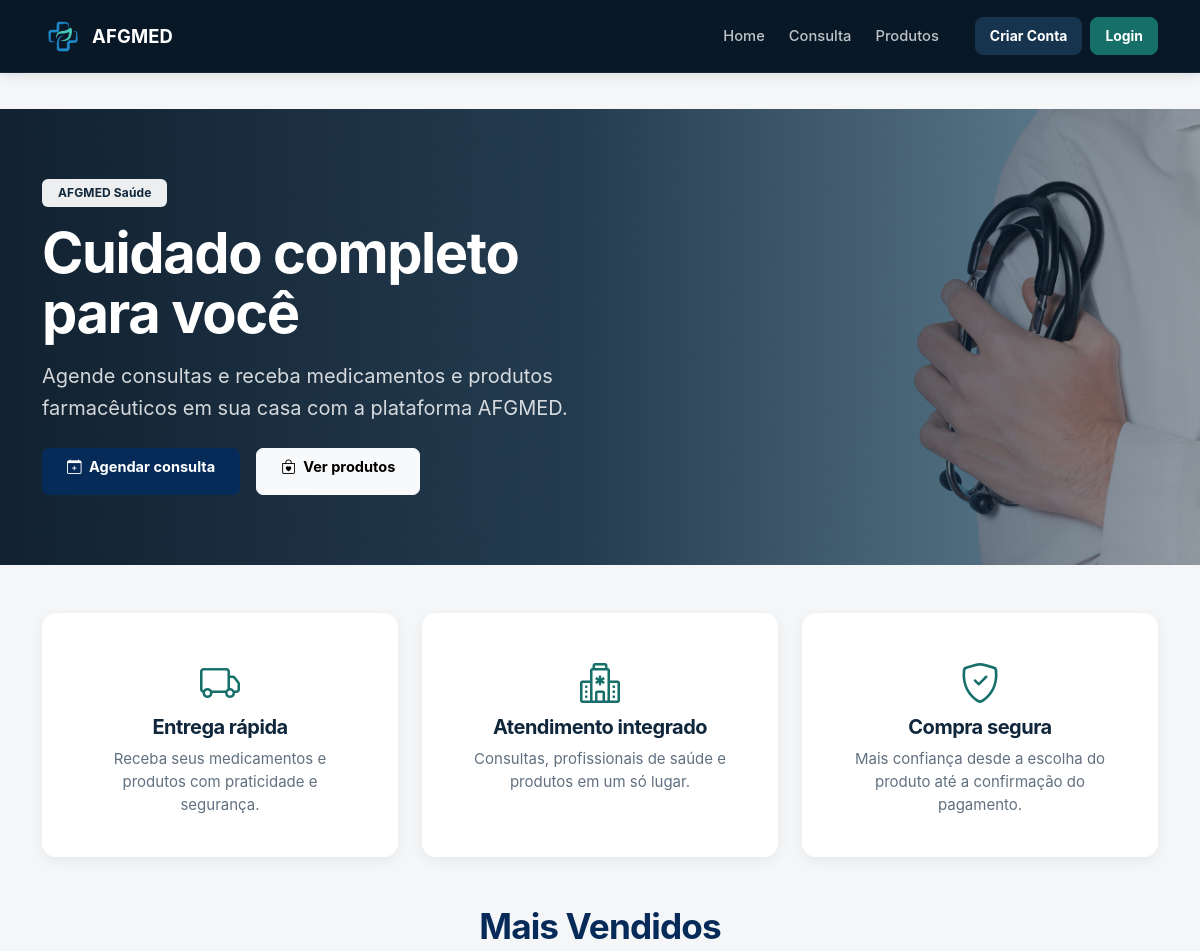
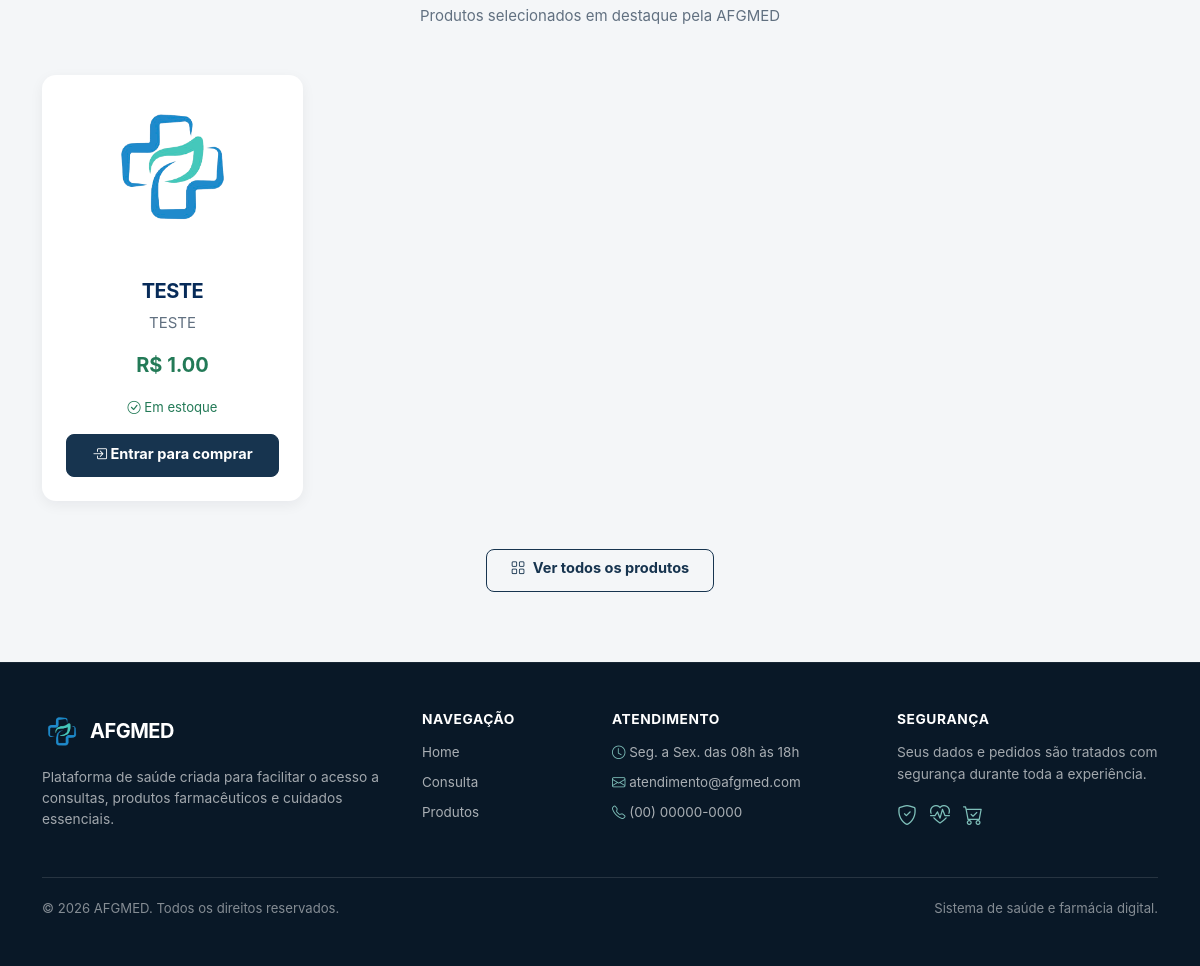
The page / on the database its author committed (2 pictures, top to bottom).
### projetoafgmed/models.py (models this page shows)
class Produto(database.Model):
    id = database.Column(database.Integer, primary_key=True)
    nome = database.Column(database.String, nullable=False)
    descricao = database.Column(database.String)
    preco = database.Column(database.Float, nullable=False)
    estoque = database.Column(database.Integer, default=0)
    foto = database.Column(database.String, default="default.jpg")
    ativo = database.Column(database.Boolean, default=True, nullable=False)
    destaque_home = database.Column(database.Boolean, default=False, nullable=False)
    data_criacao = database.Column(database.DateTime, nullable=False, default=datetime.utcnow)

### projetoafgmed/rotas/home.py (the view)
@app.route("/")
def homepage():
    produtos_destaque = Produto.query.filter_by(
        ativo=True,
        destaque_home=True
    ).limit(4).all()
    return render_template("homepage.html", produtos=produtos_destaque)

### projetoafgmed/rotas/contexto.py (called while the page is built, shortened)
@app.context_processor
def carrinho_global():
    return {
        "carrinho": None,
        "itens_carrinho": [],
        "total_carrinho": 0,
        "quantidade_carrinho": 0
    }

### projetoafgmed/templates/homepage.html (shortened to what this page needs)
{% extends "base.html" %}
{% block content %}
<div class="hero-banner d-flex align-items-center mb-5">
    <div class="container">
        <div class="row align-items-center">
            <div class="col-12 col-md-8 col-lg-6 hero-conteudo">
                <span class="badge bg-light text-dark mb-3 px-3 py-2">
                    AFGMED Saúde
                </span>
                <h1 class="display-4 fw-bold text-white mb-3">
                    Cuidado completo para você
                </h1>
                <p class="fs-5 text-white mb-4">
                    Agende consultas e receba medicamentos e produtos
                    farmacêuticos em sua casa com a plataforma AFGMED.
                </p>
                <div class="d-flex gap-3 flex-wrap">
                    {% if not current_user.is_authenticated or
                          not current_user.is_medico or
                          current_user.is_admin %}
                        <a href="{{ url_for('medicos') }}"
                           class="btn text-white py-2 px-4 fw-bold"
                           style="background-color:#072B59;">
                            <i class="bi bi-calendar-plus me-1"></i>
                            Agendar consulta
                        </a>
                    {% endif %}
                    <a href="{{ url_for('produtos') }}"
                       class="btn btn-light py-2 px-4 fw-bold">
                        <i class="bi bi-bag-heart me-1"></i>
                        Ver produtos
                    </a>
                </div>
            </div>
        </div>
    </div>
</div>
<div class="row g-4 mb-5">
    <div class="col-md-4">
        <div class="card h-100 text-center shadow-sm p-3 border-0">
            <div class="card-body">
                <i class="bi bi-truck fs-1 text-success mb-3"></i>
                <h5 class="fw-bold">
                    Entrega rápida
                </h5>
                <p class="text-muted mb-0">
                    Receba seus medicamentos e produtos com praticidade
                    e segurança.
                </p>
            </div>
        </div>
    </div>
    <div class="col-md-4">
        <div class="card h-100 text-center shadow-sm p-3 border-0">
            <div class="card-body">
                <i class="bi bi-hospital fs-1 text-success mb-3"></i>
                <h5 class="fw-bold">
                    Atendimento integrado
                </h5>
                <p class="text-muted mb-0">
                    Consultas, profissionais de saúde e produtos
                    em um só lugar.
                </p>
            </div>
        </div>
    </div>
    <div class="col-md-4">
        <div class="card h-100 text-center shadow-sm p-3 border-0">
            <div class="card-body">
                <i class="bi bi-shield-check fs-1 text-success mb-3"></i>
                <h5 class="fw-bold">
                    Compra segura
                </h5>
                <p class="text-muted mb-0">
                    Mais confiança desde a escolha do produto
                    até a confirmação do pagamento.
                </p>
            </div>
        </div>
    </div>
</div>
<section>
    <h2 class="text-center mb-2 fw-bold"
        style="color:#072B59;">
        Mais Vendidos
    </h2>
    <p class="text-center text-muted mb-4">
        Produtos selecionados em destaque pela AFGMED
    </p>
    {% if produtos %}
        <div class="row row-cols-1 row-cols-sm-2 row-cols-lg-4 g-4 mt-3">
            {% for produto in produtos %}
                <div class="col">
                    <div class="card h-100 text-center shadow-sm border-0 rounded-4">
                        <img src="{{ url_for(
                            'static',
                            filename='fotos_produtos/' + (
                                produto.foto or 'default.jpg'
                            )
                        ) }}"
                             class="card-img-top p-3"
                             style="height:180px; object-fit:contain;"
                             alt="{{ produto.nome }}">
                        <div class="card-body d-flex flex-column">
                            <h5 class="card-title fw-bold"
                                style="color:#072B59;">
                                {{ produto.nome }}
                            </h5>
                            <p class="card-text text-truncate text-muted"
                               title="{{ produto.descricao or '' }}">
                                {{ produto.descricao or
                                   "Produto AFGMED para cuidado e bem-estar." }}
                            </p>
                            <p class="fw-bold text-success fs-5">
                                R$ {{ '%.2f' % produto.preco }}
                            </p>
                            {% if produto.estoque > 0 %}
                                <small class="text-success mb-3">
                                    <i class="bi bi-check-circle"></i>
                                    Em estoque
                                </small>
                                {% if current_user.is_authenticated and
                                      current_user.is_medico and
                                      not current_user.is_admin %}
                                    <button type="button"
                                            class="btn btn-secondary w-100 mt-auto"
                                            disabled>
                                        <i class="bi bi-lock"></i>
                                        Compra indisponível para médico
                                    </button>
                                {% elif not current_user.is_authenticated %}
                                    <a href="{{ url_for('login') }}"
                                       class="btn btn-primary w-100 mt-auto">
                                        <i class="bi bi-box-arrow-in-right"></i>
                                        Entrar para comprar
                                    </a>
                                {% endif %}
                            {% endif %}
                        </div>
                    </div>
                </div>
            {% endfor %}
        </div>
    {% endif %}
    <div class="text-center mt-5">
        <a href="{{ url_for('produtos') }}"
           class="btn btn-outline-primary px-4 py-2 fw-bold">
            <i class="bi bi-grid me-1"></i>
            Ver todos os produtos
        </a>
    </div>
</section>
{% endblock %}

### projetoafgmed/static/css/style.css (style rules this page uses)
:root { --afg-navy-950:#091827;--afg-navy-900:#10263b;--afg-navy-800:#17344f;--afg-navy-700:#214764;--afg-teal-700:#176f6a;--afg-teal-600:#1c817a;--afg-teal-500:#26968d;--afg-teal-100:#e7f3f1;--afg-slate-900:#1c2733;--afg-slate-800:#2c3946;--afg-slate-700:#465564;--afg-slate-600:#617080;--afg-slate-500:#7b8794;--afg-slate-300:#cbd3da;--afg-slate-200:#dde3e8;--afg-slate-100:#edf1f4;--afg-slate-50:#f6f8fa;--afg-white:#ffffff;--afg-success:#237a57;--afg-warning:#a56b15;--afg-danger:#a93f46;--afg-info:#316a96;--afg-border:#dbe2e8;--afg-border-soft:#e8edf1;--afg-background:#f4f6f8;--afg-radius-sm:6px;--afg-radius:10px;--afg-radius-lg:14px;--afg-radius-xl:18px;--afg-shadow-xs:0 1px 2px rgba(9,24,39,0.04);--afg-shadow-sm:0 4px 14px rgba(9,24,39,0.06);--afg-shadow-md:0 12px 28px rgba(9,24,39,0.09);--afg-transition:160ms ease; }
* { box-sizing:border-box; }
html { scroll-behavior:smooth; }
body { margin:0;min-height:100vh;background:var(--afg-background);color:var(--afg-slate-800);font-family:Inter,-apple-system,BlinkMacSystemFont,"Segoe UI",Roboto,Helvetica,Arial,sans-serif;font-size:15px;line-height:1.55;-webkit-font-smoothing:antialiased;text-rendering:optimizeLegibility; }
h1,h2,h3,h4,h5,h6 { color:var(--afg-navy-900);font-weight:700;letter-spacing:-0.025em; }
h1 { font-size:clamp(2rem,4vw,3.5rem); }
h2 { font-size:clamp(1.65rem,3vw,2.2rem); }
a { color:var(--afg-teal-700);text-decoration:none;transition:color var(--afg-transition),background-color var(--afg-transition),border-color var(--afg-transition); }
.text-success { color:var(--afg-success) !important; }
.text-muted { color:var(--afg-slate-600) !important; }
.rounded-4 { border-radius:var(--afg-radius-lg) !important; }
.shadow-sm,.shadow-lg { box-shadow:var(--afg-shadow-sm) !important; }
.card { background:var(--afg-white);border:1px solid var(--afg-border-soft);border-radius:var(--afg-radius-lg);box-shadow:var(--afg-shadow-xs); }
.card-body { padding:24px; }
.badge { border-radius:var(--afg-radius-sm);padding:7px 10px;font-size:0.75rem;font-weight:650;letter-spacing:0.01em; }
.btn { min-height:43px;padding:9px 17px;border-radius:8px;font-size:0.91rem;font-weight:650;box-shadow:none;transition:background-color var(--afg-transition),border-color var(--afg-transition),color var(--afg-transition),box-shadow var(--afg-transition); }
.btn-primary { color:var(--afg-white);background:var(--afg-navy-800);border-color:var(--afg-navy-800); }
.btn-outline-primary { color:var(--afg-navy-800);background:transparent;border-color:var(--afg-navy-800); }
.hero-banner { position:relative;min-height:450px;margin-right:calc(-50vw + 50%);margin-left:calc(-50vw + 50%);overflow:hidden;background:linear-gradient(90deg,rgba(9,24,39,0.95) 0%,rgba(16,38,59,0.87) 48%,rgba(16,38,59,0.42) 100%),url("../imagens/banner.jpg") center / cover no-repeat; }
.hero-banner .container { position:relative;z-index:2; }
.hero-conteudo { padding-top:70px;padding-bottom:70px; }
.hero-conteudo .badge { color:var(--afg-navy-900) !important;background:rgba(255,255,255,0.92) !important;border-radius:6px; }
.hero-conteudo h1 { max-width:650px;color:var(--afg-white);font-weight:720 !important;line-height:1.08; }
.hero-conteudo p { max-width:590px;color:rgba(255,255,255,0.82) !important;line-height:1.6; }
.hero-conteudo .btn { min-height:47px;border-radius:7px; }
.hero-banner + .row .card { border-top:2px solid var(--afg-border);box-shadow:none; }
.hero-banner + .row .card i { color:var(--afg-teal-700) !important; }

### rows shown on the page
Produto: foto (picture), nome "TESTE", descricao "TESTE", preco "1.00"
